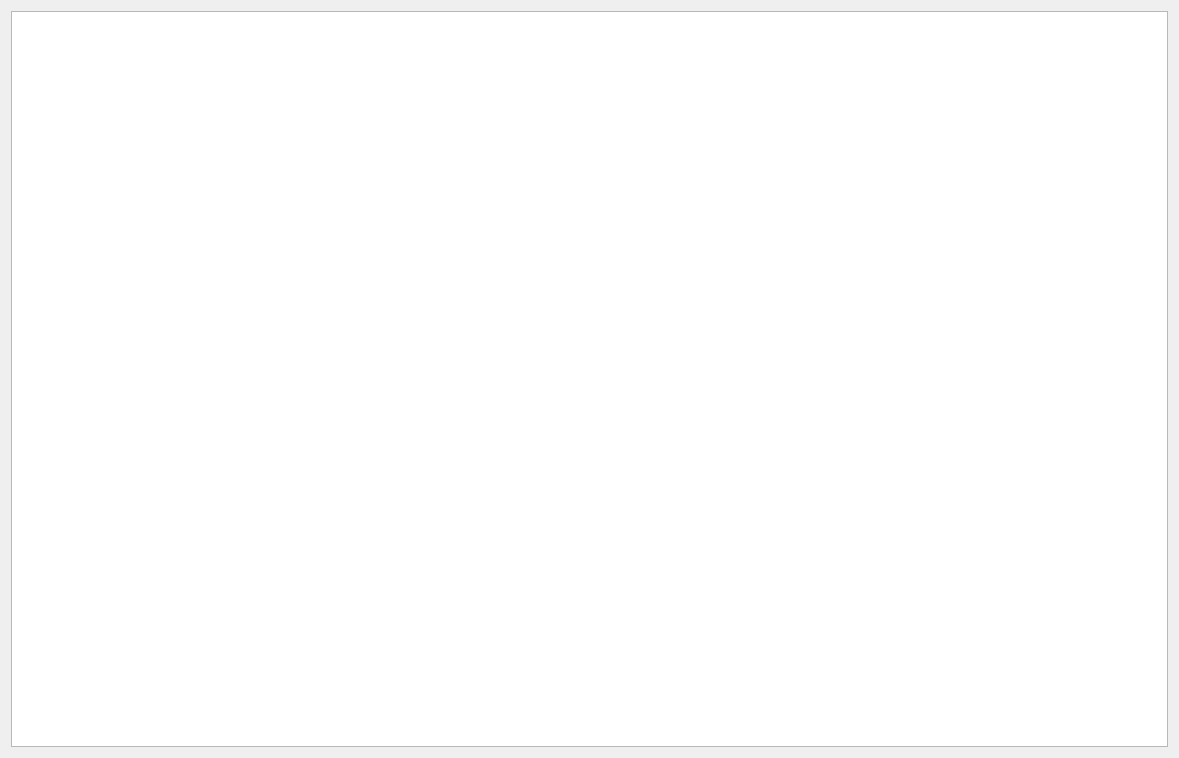
<?xml version="1.0" encoding="UTF-8"?>
<ui version="4.0">
 <class>Doc_Window</class>
 <widget class="QWidget" name="Doc_Window">
  <property name="geometry">
   <rect>
    <x>0</x>
    <y>0</y>
    <width>1179</width>
    <height>758</height>
   </rect>
  </property>
  <property name="windowTitle">
   <string>Form</string>
  </property>
  <layout class="QVBoxLayout" name="verticalLayout">
   <item>
    <widget class="QTextEdit" name="textEdit"/>
   </item>
  </layout>
 </widget>
 <resources/>
 <connections/>
</ui>
